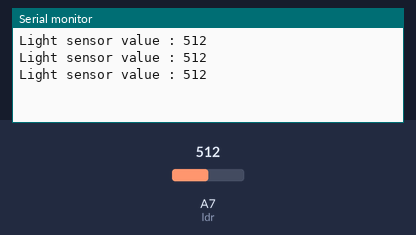
A sketch run on a simulated Arduino Nano, built with avr-gcc and run on an emulated ATmega328P. On the bench: the last lines printed to the serial monitor. The test bench sets the inputs (shaded band); at power-on: A7 (ldr) = 512.

Above: at 1.3 s.
1.4 s: A7 (ldr) set to 716
At 1.9 s:
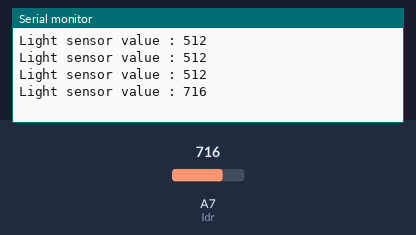
2.9 s: A7 (ldr) set to 900
At 3.4 s:
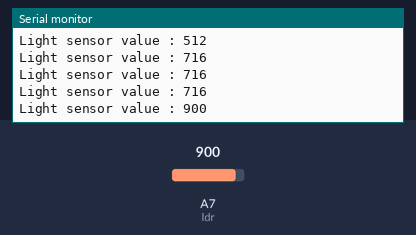
Timing chart, 0 to 5.9 s (numbered marks = the images above; inputs shaded):
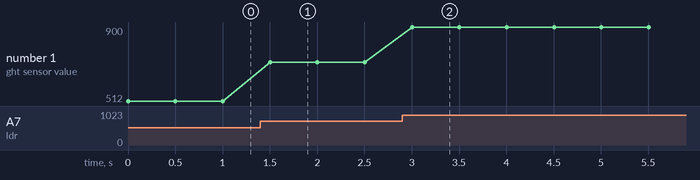

Measured:
- after the input at 1.4 s, the serial monitor: prints a new line after 0.10 s (image 1)
- after the input at 2.9 s, the serial monitor: prints a new line after 0.10 s (image 2)
- plotted number 1: 512 → 716 after the input at 1.4 s, 716 → 900 after the input at 2.9 s

The sketch:

LDRcode.ino
```cpp
int ldr = A7;

void setup() {
  Serial.begin(9600);
  pinMode(ldr,INPUT);
}

void loop() {
  Serial.print("Light sensor value : ");
  int val = analogRead(ldr);
  Serial.println(val);
  delay(500);
}
```
